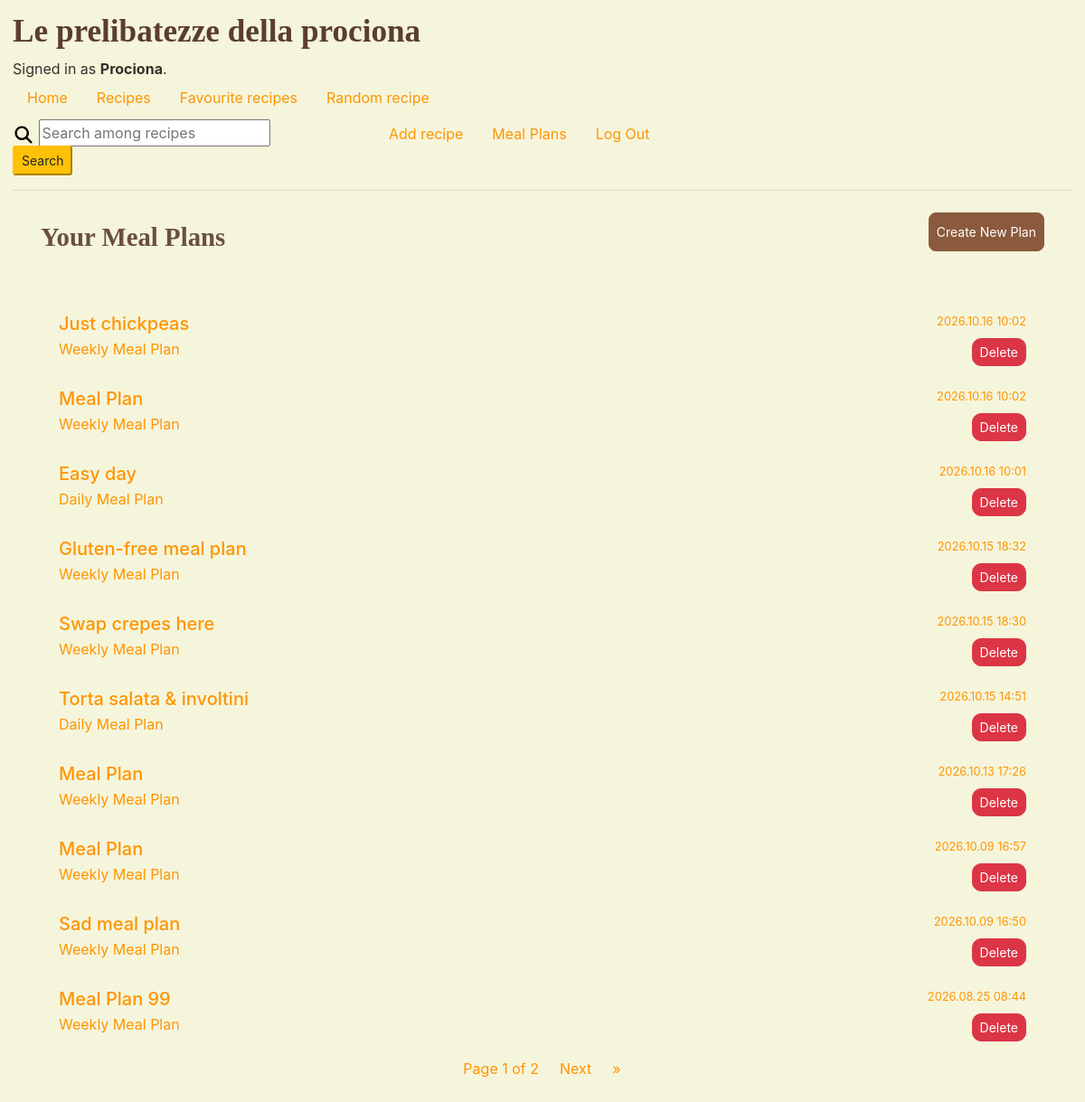
/mealplan/your_mealplans (signed in), run on the app's committed database.
### recipebook/models.py (models this page shows)
class User(AbstractUser):
    pass

### mealplan/models.py (models this page shows, shortened)
class MealPlan(models.Model):
    user = models.ForeignKey(settings.AUTH_USER_MODEL, on_delete=models.CASCADE,
                             null=True, # Allow null for anonymous users
                             blank=True, related_name="meal_plans")
    session_key = models.CharField(max_length=40, null=True, blank=True)
    created_at = models.DateTimeField(auto_now_add=True)
    recipes = models.ManyToManyField(Recipe, blank=True, related_name="meal_plans")
    name = models.CharField(max_length=50, default="Meal Plan")
    @property
    def is_daily(self):
        return self.meal_plan_recipes.filter(day='Today').exists()

### mealplan/views.py (the view)
# urls.py: path('your_mealplans', views.user_mealplans, name='user_mealplans'),
@login_required
def user_mealplans(request):
    meal_plans = MealPlan.objects.filter(user=request.user).order_by('-created_at')
    paginator = Paginator(meal_plans, 10)
    page_number = request.GET.get('page')
    meals_in_page = paginator.get_page(page_number)
    return render(request, 'mealplan/user_mealplans.html', {
        'username': request.user,
        'meals_in_page': meals_in_page
        })

### mealplan/templates/mealplan/user_mealplans.html (shortened to what this page needs)
{% extends "recipebook/layout.html" %}
{% load static %}
{% block body %}
<div class="container mt-4">
    <div class="d-flex justify-content-between">
        <div class="title-website">
            <h2>Your Meal Plans</h2>
        </div>
        <div class="top-0 right-0">
            <a href="{% url 'generate_mealplan' %}" class="btn btn-warning btn-sm">Create New Plan</a>
        </div>
    </div>
    <br>
    <div class="list-group">
        {% for meal_plan in meals_in_page %}
        <a href="{% url 'mealplan_result' meal_plan.id %}" class="list-group-item list-group-item-action">
            <div class="d-flex w-100 justify-content-between">
                <h5 class="mb-1">{{ meal_plan.name }}</h5>
                <small>{{ meal_plan.created_at|date:"Y.m.d H:i" }}</small>
            </div>
            <div class="d-flex w-100 justify-content-between">
                <p class="mb-1">
                    {% if meal_plan.is_daily %}
                    Daily Meal Plan
                    {% else %}
                    Weekly Meal Plan
                    {% endif %}
                </p>
                <form method="post" action="{% url 'delete_mealplan' meal_plan.id %}" class="d-inline">
                    <button type="submit" class="btn btn-danger btn-sm">Delete</button>
                </form>
            </div>
        </a>
        {% empty %}
        <div class="alert alert-warning">You have no saved meal plans yet.</div>
        {% endfor %}
    </div>
    <nav aria-label="Page navigation">
        <ul class="pagination d-flex justify-content-center">
            <li class="page-item">
                Page {{ meals_in_page.number }} of {{ meals_in_page.paginator.num_pages }}
            </li>
            {% if meals_in_page.has_next %}
            <li><a class="page-link" href="?page={{ meals_in_page.next_page_number }}">Next</a></li>
            <li><a class="page-link" href="?page={{ meals_in_page.paginator.num_pages }}">&raquo;</a></li>
            {% endif %}
        </ul>
    </nav>
</div>
{% endblock %}

### recipebook/templates/recipebook/layout.html (shortened to what this page needs)
{% load static %}
<!DOCTYPE html>
<html lang="en">
<head>
    <link rel="stylesheet" href="https://stackpath.bootstrapcdn.com/bootstrap/4.4.1/css/bootstrap.min.css">
    <link rel="stylesheet" href="https://stackpath.bootstrapcdn.com/bootstrap/4.5.2/css/bootstrap.min.css">
    <link href="https://cdn.rawgit.com/harvesthq/chosen/gh-pages/chosen.min.css" rel="stylesheet"/>
    <link rel="stylesheet" href="https://code.iconify.design/iconify/iconify.css">
    <link href="{% static 'recipebook/styles.css' %}" rel="stylesheet">
    <link href="{% static 'mealplan/styles.css' %}" rel="stylesheet">
</head>
<body>
<div class="title-website">
    <h1>Le prelibatezze della prociona</h1>
</div>
<div>
    {% if user.is_authenticated %}
        Signed in as <strong>{{ user.username }}</strong>.
    {% else %}
        Not signed in.
    {% endif %}
</div>
<div class="d-flex flex-wrap justify-content-between">
    <ul class="nav">
        <li class="nav-item">
            <a class="nav-link" href="{% url 'home' %}">Home</a>
        </li>
        <li class="nav-item">
            <a class="nav-link" href="{% url 'index' %}">Recipes</a>
        </li>
        {% if user.is_authenticated %}
            <li class="nav-item">
                <a class="nav-link" href="{% url 'favourites' %}">Favourite recipes</a>
            </li>
        {% endif %}
        <li class="nav-item">
            <a class="nav-link" href="{% url 'random_recipe' %}">Random recipe</a>
        </li>
    </ul>
    <ul class="nav">
        <form action="{% url 'search' %}" method="get">
            <input type="text" name="q" autocomplete="off" placeholder="Search among recipes">
            <button type="submit" class="btn-search btn-warning btn-sm">Search</button>
        </form>
        {% if user.is_superuser %}
        <li class="nav-item">
            <a class="nav-link" href="{% url 'add_recipe' %}">Add recipe</a>
        </li>
        {% endif %}
        {% if user.is_authenticated %}
        <li class="nav-item">
            <a class="nav-link" href="{% url 'user_mealplans' %}">Meal Plans</a>
        </li>
        <li class="nav-item">
            <a class="nav-link" href="{% url 'logout' %}">Log Out</a>
        </li>
        {% endif %}
    </ul>
</div>
<hr>
{% block body %}
{% endblock %}
</body>
</html>

### recipebook/static/recipebook/styles.css (style rules this page uses)
.title-website h1 { font-family: 'Georgia', serif; font-size: 2.2em; color: #5a3e2b; font-weight: 600; }
.title-website h2 { font-family: 'Georgia', serif; font-size: 1.8em; color: #6b4f3f; font-weight: 550; margin-top: 10px; margin-bottom: 30px; }
body { background-color: beige; color: rgb(55, 47, 42); padding: 14px; }
a:link { color: rgb(255, 149, 0); background-color: transparent; text-decoration: none; }
.btn { border-radius: 10px; }
.list-group-item { background-color: transparent; border: none; }
form[action*="/search/"] { width: 300px; margin-top: 4px; margin-right: 100px; }
.btn-search { margin-top: -1px; }

### mealplan/static/mealplan/styles.css (style rules this page uses)
:root { --bg: #ffffff; --text: #ffffff; --accent: #000000; --radius: 0.5rem; --shadow: 0 0.2rem 0.5rem rgba(0, 0, 0, 0.1); --anim: cubic-bezier(0, 0, 0.25, 1); }
.page-item { color: rgb(255, 149, 0); display: block; padding: .5rem .75rem; margin-left: -1px; line-height: 1.25; }
.page-link { border: none; }
.container .btn-warning { background-color: #8b5a3c; border-color: #8b5a3c; color: #fff; padding: 10px 8px; border-radius: 8px; font-weight: 400; }

### data on the page
User: username "Prociona"
MealPlan: name "Just chickpeas", created_at "2026.10.16 10:02", shows "Weekly Meal Plan"
MealPlan: name "Meal Plan", created_at "2026.10.16 10:02", shows "Weekly Meal Plan"
MealPlan: name "Easy day", created_at "2026.10.16 10:01", shows "Daily Meal Plan"
MealPlan: name "Gluten-free meal plan", created_at "2026.10.15 18:32", shows "Weekly Meal Plan"
MealPlan: name "Swap crepes here", created_at "2026.10.15 18:30", shows "Weekly Meal Plan"
MealPlan: name "Torta salata & involtini", created_at "2026.10.15 14:51", shows "Daily Meal Plan"
MealPlan: name "Meal Plan", created_at "2026.10.13 17:26", shows "Weekly Meal Plan"
MealPlan: name "Meal Plan", created_at "2026.10.09 16:57", shows "Weekly Meal Plan"
MealPlan: name "Sad meal plan", created_at "2026.10.09 16:50", shows "Weekly Meal Plan"
MealPlan: name "Meal Plan 99", created_at "2026.08.25 08:44", shows "Weekly Meal Plan"

### other printed values
{{ meals_in_page.number }} "1"
{{ meals_in_page.paginator.num_pages }} "2"
